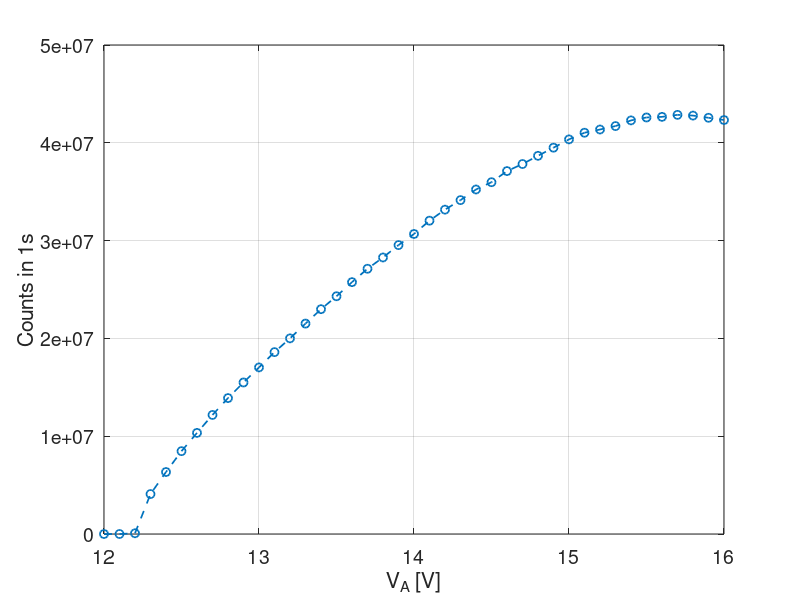
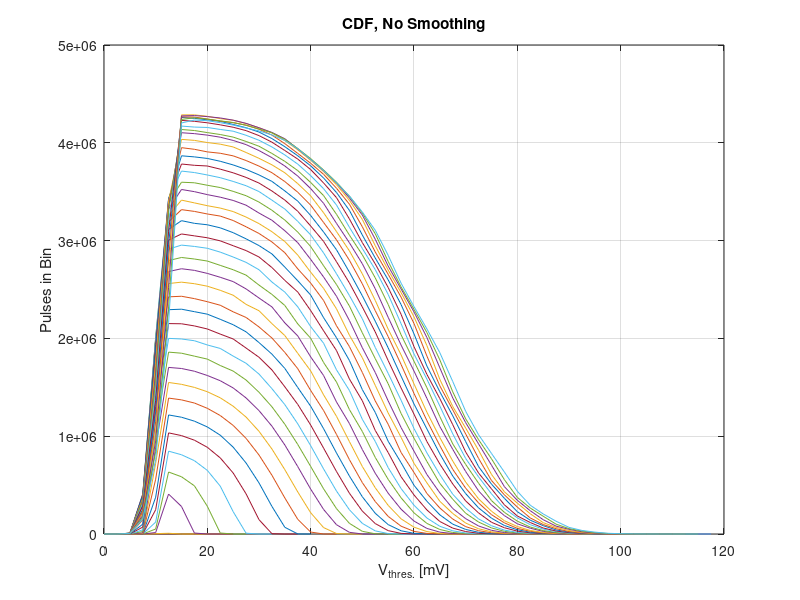

These figures' MATLAB source, in order: (Note: this script raises an error after producing the figures.)
%% Plots data collected using 'pqc_get_single_pulse_dist.m' at a single
% temperature

% First, clean up
close all
clear
clc

load( 'room_temp_test_10x_0pt1s.mat' );

% Figure parameters
lw = 1.25;
fs = 14;

%% Smooth CDF and calculate PDF from smoothed CDF
% for i = 1 : length( VA_list )
%     data_cells{ i }.pulse_CDF_mean_smoothed = smooth( data_cells{ i }.pulse_CDF_mean, 'loess' );
%     pulse_PDF_mean_smoothed = -1 * diff( data_cells{ i }.pulse_CDF_mean_smoothed );
%     pulse_PDF_mean_smoothed( pulse_PDF_mean_smoothed < 0 ) = 0;
%     data_cells{ i }.pulse_PDF_mean_smoothed = pulse_PDF_mean_smoothed;
% end

%% Plot total pulses vs. overbias
figure( )

CDF_peaks = zeros( 1, length( data_cells ) );
for i = 1 : length( data_cells )
    CDF_peaks( i ) = max( data_cells{ i }.pulse_CDF_mean );
end
plot( VA_list, CDF_peaks / delta_T, 'o--', 'linewidth', lw );
grid on;

xlabel( 'V_A [V]' );
ylabel( 'Counts in 1s' );
set( gca, 'fontsize', fs );

%% Plot CDF vs. overbias
figure( )

for i = 1 : length( data_cells )
    plot( 1e3 * data_cells{ i }.Vt_list_current, data_cells{ i }.pulse_CDF_mean );
    hold on;
end
grid on;

title( 'CDF, No Smoothing' );
xlabel( 'V_{thres.} [mV]' );
ylabel( 'Pulses in Bin' );
legend( sprintfc( 'V_A = %.1fV', VA_list ) );
set( gca, 'fontsize', fs );

%% Plot raw PDF vs. overbias
figure( )

for i = 1 : length( data_cells )
    plot( 1e3 * data_cells{ i }.Vt_bin_centers, data_cells{ i }.pulse_PDF_mean );
    hold on;
end
grid on;

xlabel( 'V_{thres.} [mV]' );
ylabel( 'Pulses in Bin' );
legend( sprintfc( 'V_A = %.1fV', VA_list ) );
set( gca, 'fontsize', fs );

%% Plot y-normalized PDF vs. overbias
figure( )

for i = 1 : length( data_cells )
    plot( 1e3 * data_cells{ i }.Vt_bin_centers, data_cells{ i }.pulse_PDF_mean / norm( data_cells{ i }.pulse_PDF_mean ) );
    hold on;
end
grid on;

xlabel( 'V_{thres.} [mV]' );
ylabel( 'Normalized PDF' );
legend( sprintfc( 'V_A = %.1fV', VA_list ) );
set( gca, 'fontsize', fs );

%% Plot x-normalized and y-normalized PDF vs. overbias
figure( )

for i = 1 : length( data_cells )
    if( sum(data_cells{ i }.pulse_PDF_mean( : ) ) ~= 0 ) % Eliminate all-zero vectors
        % Find the "max" pulse height (1/1000 the mode on the upper side)
        logical_vec = data_cells{ i }.pulse_PDF_mean < 1 / 100 * max( data_cells{ i }.pulse_PDF_mean );
        logical_inds = find( logical_vec == 0 );
        peak_pulse_index = logical_inds( end );

        plot( data_cells{ i }.Vt_bin_centers / data_cells{ i }.Vt_bin_centers( peak_pulse_index ), data_cells{ i }.pulse_PDF_mean / norm( data_cells{ i }.pulse_PDF_mean ) );
        hold on;
    end
end
grid on;

xlabel( 'V_{pulse} / V_{max} [dimensionless]' );
ylabel( 'Normalized PDF' );
legend( sprintfc( 'V_A = %.1fV', VA_list ) );
set( gca, 'fontsize', fs );
xlim( [ 0 2 ] );

%% Plot PDF peak V_thres and height vs. overbias
figure( )

PDF_peaks = zeros( 1, length( data_cells ) );
PDF_peak_thresh = zeros( 1, length( data_cells ) );
for i = 1 : length( data_cells )
    [ PDF_peaks( i ), ind ] = max( data_cells{ i }.pulse_PDF_mean );
    PDF_peak_thresh( i ) = data_cells{ i }.Vt_bin_centers( ind );
end
yyaxis left
plot( VA_list, PDF_peaks, 'o--', 'linewidth', lw );
hold on;
ylabel( 'PDF Peak Value [Counts]' );

yyaxis right
plot( VA_list, 1000 * PDF_peak_thresh, 'o--', 'linewidth', lw );
ylabel( 'PDF Peak Bin [mV]' );

grid on;

xlabel( 'V_A [V]' );
set( gca, 'fontsize', fs );